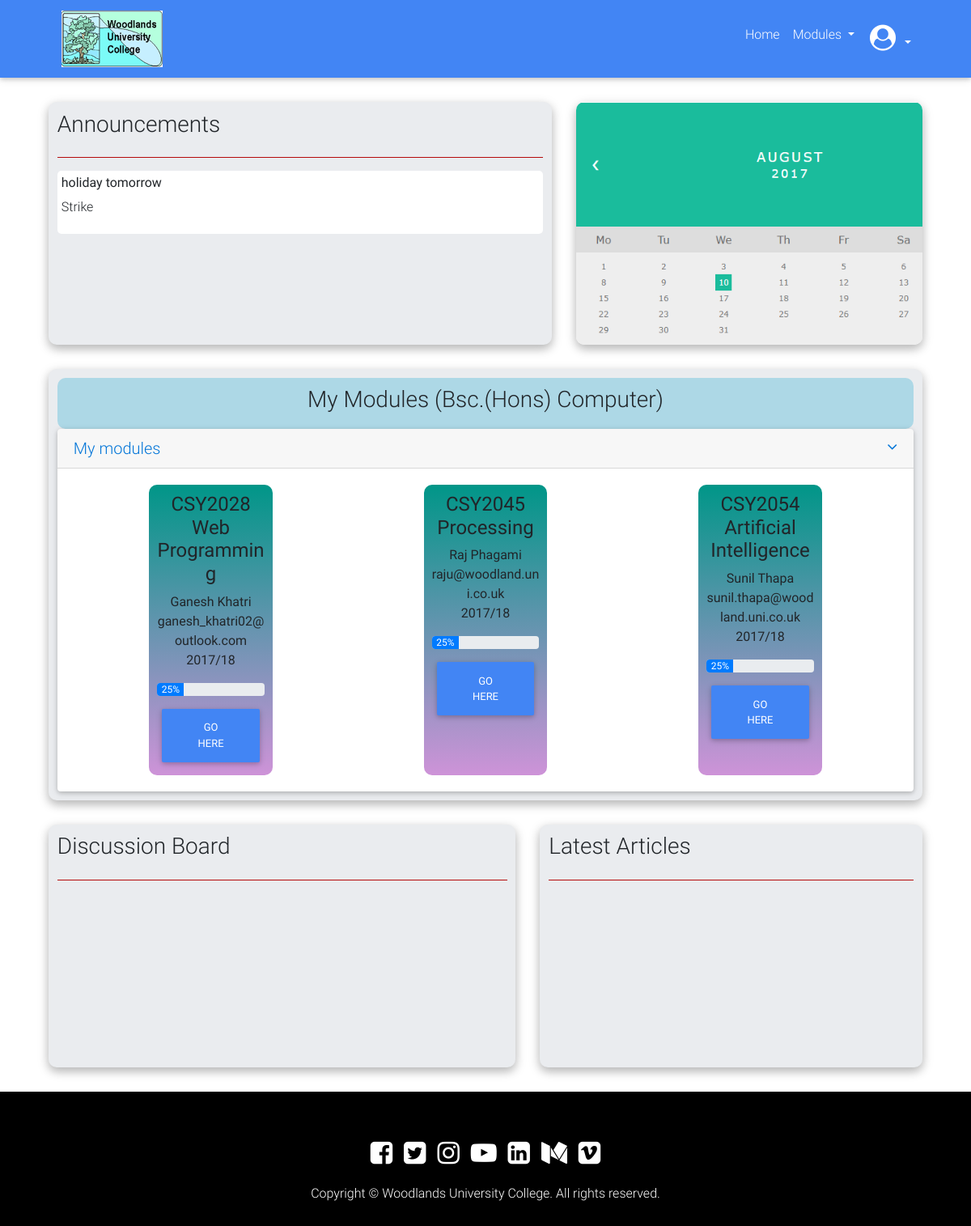
Before: /student/index.php with the older database file.
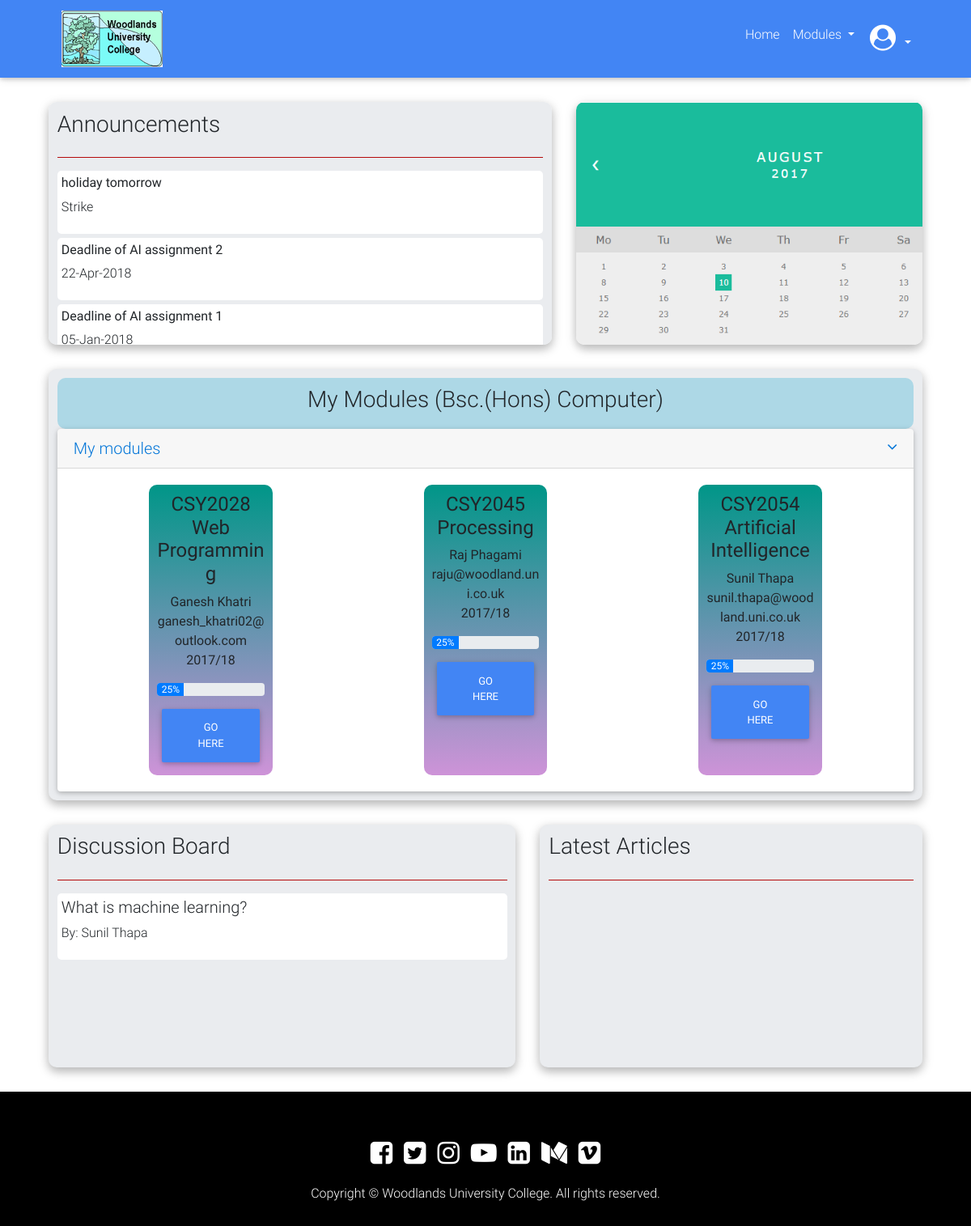
After: the same page with the newer database file.
### tables this page shows
CREATE TABLE `announcement` (
  `announcement_id` int(10) NOT NULL,
  `title` varchar(30) NOT NULL,
  `descript` varchar(2000) NOT NULL,
  `staffId` int(9) NOT NULL
);

CREATE TABLE `course` (
  `course_id` int(10) NOT NULL,
  `courseName` varchar(255) NOT NULL,
  `degree` varchar(255) NOT NULL
);

CREATE TABLE `module` (
  `module_id` int(10) NOT NULL,
  `course_id` int(10) NOT NULL,
  `moduleName` varchar(255) NOT NULL,
  `level` int(5) NOT NULL,
  `pts` int(10) NOT NULL,
  `ass1` varchar(255) NOT NULL,
  `ass2` varchar(255) NOT NULL,
  `exam` varchar(255) NOT NULL,
  `moduleCode` varchar(255) NOT NULL,
  `tutor_id` int(9) NOT NULL
);

CREATE TABLE `staff` (
  `staffId` int(9) NOT NULL,
  `staffFirstName` varchar(255) NOT NULL,
  `staffMiddleName` varchar(255) NOT NULL,
  `staffSurName` varchar(255) NOT NULL,
  `email` varchar(255) NOT NULL,
  `address` varchar(255) NOT NULL,
  `phone` varchar(20) NOT NULL,
  `role` varchar(255) NOT NULL DEFAULT 'Teacher',
  `specialistSubject` varchar(100) NOT NULL,
  `status` varchar(40) NOT NULL,
  `dormacyReason` varchar(30) NOT NULL,
  `gender` varchar(10) NOT NULL,
  `pwd` varchar(30) NOT NULL
);

CREATE TABLE `discussion` (
  `discussion_id` int(9) NOT NULL,
  `qs_student_id` int(9) NOT NULL,
  `question` varchar(2000) NOT NULL,
  `staff_id` int(9) DEFAULT NULL,
  `ans_student_id` int(9) NOT NULL,
  `ans` varchar(2000) NOT NULL
);

CREATE TABLE `student` (
  `Stid` int(9) NOT NULL,
  `studentFirstName` varchar(255) NOT NULL,
  `studentMiddleName` varchar(255) NOT NULL,
  `studentSurName` varchar(255) NOT NULL,
  `email` varchar(255) NOT NULL,
  `addressTermTime` varchar(255) NOT NULL,
  `addressNonTT` varchar(255) NOT NULL,
  `phone` varchar(20) NOT NULL,
  `currentCoursCode` int(10) NOT NULL,
  `entryQualification` varchar(999) NOT NULL,
  `gender` varchar(10) NOT NULL,
  `status` varchar(40) NOT NULL,
  `dormacyReason` varchar(30) NOT NULL,
  `pwd` varchar(30) NOT NULL
);

### classes/databaseQuery.php (called while the page is built, shortened)
<?php
	class QueryDatabase{
		public $pdo; public $tableName;
		function __construct($pdo, $tableName){
			$this->pdo = $pdo;
			$this->tableName = $tableName;
		}
		function find($field, $value) {
		        $stmt = $this->pdo->prepare('SELECT * FROM ' . $this->tableName . ' WHERE ' . $field . ' = :value');
		        $criteria = [
		                'value' => $value
		        ];
		        $stmt->execute($criteria);
		        return $stmt;
		}
		function findAll() {
		        $stmt = $this->pdo->prepare('SELECT * FROM ' . $this->tableName );
		        $stmt->execute();
		        return $stmt;
		}
	}
?>

### functions/load-Template-Function.php (called while the page is built, shortened)
<?php
	function contentLoadingFunction($filename, $templateVars){
		extract($templateVars);
		require $filename;
		$content = ob_get_clean();
		return $content;
	}
?>

### template/student/student_layout.php (the view, shortened to what this page needs)
<!DOCTYPE html>
<html lang="en">
<head>
    <link rel="stylesheet" href="https://maxcdn.bootstrapcdn.com/font-awesome/4.7.0/css/font-awesome.min.css">
    <link href="../../assets/css/bootstrap.min.css" rel="stylesheet">
    <link href="../../assets/css/mdb.min.css" rel="stylesheet">
    <link href="../../assets/css/staffstyle.css" rel="stylesheet">
</head>
<body>
    <header>
        <nav class="navbar navbar-expand-lg navbar-dark primary-color">
            <div>
                <a class="navbar-brand" href="#">
                    <img src="../../assets/images/logo.png" height="70px" alt="University Logo">
                </a>
            </div>
            <div class="collapse navbar-collapse" id="basicExampleNav">
                <ul class="nav navbar-nav nav-flex-icons ml-auto">
                <li class="nav-item">
                    <a class="nav-link" href="index.php">Home</a>
                </li>
                <li class="nav-item dropdown">
                    <a class="nav-link dropdown-toggle" href="#" id="navbarDropdownMenuLink" data-toggle="dropdown" aria-haspopup="true" aria-expanded="false">
                        Modules
                    </a>
    <?php
        $moduleInfo = $module->findAll();
    ?>
                </li>
                <li class="nav-item dropdown">
                    <a class="nav-link dropdown-toggle" href="#" id="navbarDropdownMenuLink" data-toggle="dropdown" aria-haspopup="true" aria-expanded="false">
                        <i class="fa fa-user-circle fa-2x" aria-hidden="true"></i>
                    </a>
                </li>
            </ul>
            </div>
        </nav>
    </header>
    <main>
        <div class="section-1">
            <div class="announce example z-depth-1-half">
                <div class="announce-header">
                    <h3>Announcements</h3>
                </div>
                <hr>
                <div class="announce-body">
                    <?php
                        $announcementInfo = $announcement->findAll();
                    while ($announcementFetch = $announcementInfo->fetch())  {
                        echo '
                        <div class="announcement">
                            <h6><strong>'.$announcementFetch['title'].'</strong></h6>
                            <p>'.$announcementFetch['descript'].'</p></div>
                        ';
                    }
                    ?>
                </div>
            </div>
            <div class="calender example z-depth-1-half">
                <img src="img/calender.png" alt="Calender" height="300px">
            </div>
        </div>
        <div class="modules example z-depth-1-half">
            <div class="modules-header">
                <h3>My Modules (<?php
                    $studentInfo = $student->find('Stid', 17421492);
                    $studentFetch = $studentInfo->fetch();
                    $courseInfo = $course->find('course_id', $studentFetch['currentCoursCode']);
                    $courseName = $courseInfo->fetch();
                    echo $courseName['degree'].' '.$courseName['courseName'];
                 ?>)</h3>
            </div>
            <div class="accordion" id="accordionEx" role="tablist" aria-multiselectable="true">
                <div class="card">
                    <div class="card-header" role="tab" id="headingOne">
                        <a data-toggle="collapse" href="#collapseOne" aria-expanded="true" aria-controls="collapseOne">
                            <h5 class="mb-0">
                                My modules <i class="fa fa-angle-down rotate-icon float-right"></i>
                            </h5>
                        </a>
                    </div>
                    <div id="collapseOne" class="collapse show" role="tabpanel" aria-labelledby="headingOne" data-parent="#accordionEx" >
                        <div class="card-body">
<?php
    $moduleInfo = $module->find('course_id', $courseName['course_id']);
    while($moduleDetail = $moduleInfo->fetch()){
        $tutorInfo = $staff->find('staffId', $moduleDetail['tutor_id']);
        $tutorDetail = $tutorInfo->fetch();
        echo '
            <div class="module-card example hoverable">
                <div class="module-card-header">
                    <h4>'.$moduleDetail['moduleCode'].' <br> '.$moduleDetail['moduleName'].'</h4>
                </div>
                <div class="module-card-body">
                    <p>
                        '.$tutorDetail['staffFirstName'].' '.$tutorDetail['staffSurName'].' <br> '.$tutorDetail['email'].' <br> 2017/18
                    </p>
                    <div class="progress" style="margin-bottom: 10px;">
                        <div class="progress-bar" role="progressbar" style="width: 25%;" aria-valuenow="25" aria-valuemin="0" aria-valuemax="100">25%</div>
                    </div>
                    <a href="module.php?id='.$moduleDetail['module_id'].'" role="button" class="btn btn-primary">Go Here</a>
                </div>
            </div>
        ';
    }
?>
                        </div>
                    </div>
                </div>
            </div>
        </div>
        <div class="section-3">
            <div class="announce example z-depth-1-half discussion" style="width: 55%">
                    <div class="announce-header">
                        <h3>Discussion Board</h3>
                    </div>
                    <hr>
                    <div class="announce-body">
        <?php
            $dis = $discussion->findAll();
            while ($key = $dis->fetch()) {
                $studentqs = $student->find('Stid', $key['qs_student_id']);
                $stQs = $studentqs->fetch();
                echo '<div class="announcement" id="qs">
                        <h5>'.$key['question'].'</h5>
                        <p>By: '.$stQs['studentFirstName'].' '.$stQs['studentSurName'].'</p>
                    </div>';
            }
        ?>
                    </div>
                </div>
            <div class="example z-depth-1-half articles" style="width: 45%;">
                <div class="announce-header">
                    <h3>Latest Articles</h3>
                </div>
                <hr>
            </div>
        </div>
    </main>
    <footer>
        <div class="social-icons">
            <i class="fa fa-facebook-square fa-2x" aria-hidden="true" title="Facebook"></i>
            <i class="fa fa-twitter-square fa-2x" aria-hidden="true" title="Twitter"></i>
            <i class="fa fa-instagram fa-2x" aria-hidden="true" title="Instagram"></i>
            <i class="fa fa-youtube-play fa-2x" aria-hidden="true" title="Youtube"></i>
            <i class="fa fa-linkedin-square fa-2x" aria-hidden="true" title="Linked In"></i>
            <i class="fa fa-medium fa-2x" aria-hidden="true" title="Medium"></i>
            <i class="fa fa-vimeo-square fa-2x" aria-hidden="true" title="Vimeo"></i>
        </div>
        <p>Copyright &copy; Woodlands University College. All rights reserved. </p>
    </footer>
</body>
</html>

### public_html/student/index.php
<?php
	require '../../classes/databaseQuery.php';
	require '../../databaseConnect/connectSQL.php';
	require '../../functions/load-Template-Function.php';
	$title = "Welcome";
	$student = new QueryDatabase($pdo, 'student');
	$course = new QueryDatabase($pdo, 'course');
	$module = new QueryDatabase($pdo, 'module');
	$staff = new QueryDatabase($pdo, 'staff');
	$announcement = new QueryDatabase($pdo, 'announcement');
	$discussion = new QueryDatabase($pdo, 'discussion');
	$templateVars = [
		'title' => $title,
		'course' => $course,
		'student' => $student,
		'module' => $module,
		'staff' => $staff,
		'discussion' => $discussion,
		'announcement' => $announcement
	];
	echo contentLoadingFunction('../../template/student/student_layout.php', $templateVars);
?>

### assets/css/staffstyle.css (style rules this page uses)
* { margin: 0; padding: 0; }
header { background: red; margin-bottom: 30px; }
.navbar-collapse { position: relative; right: 50px; }
.navbar-brand { position: relative; left: 60px; }
main { width: 90%; margin: 0 auto; }
.section-1, .section-3 { display: flex; flex-direction: row; margin-bottom: 30px; }
.announce-header { display: flex; flex-direction: row; position: relative; }
.announce { width: 58%; margin-right: 30px; padding: 1%; background: #eaecef; border-radius: 10px; height: 300px; overflow: auto; }
.announcement { background: white; padding: 5px; border-radius: 5px; margin-bottom: 5px; }
hr { border-top: 1px solid #b50a0a; }
.calender { width: 40%; overflow: hidden; border-radius: 10px; }
.modules { border-radius: 10px; padding: 1%; background: #eaecef; margin-bottom: 30px; }
.modules-header { background: lightblue; padding: 1%; border-radius: 10px; }
.modules-header h3 { text-align: center; }
.module-card { background: linear-gradient(to bottom, #009688 , #ce93d8); width: 15%; padding: 1%; border-radius: 10px; text-align: center; }
.modules .card-body { display: flex; flex-direction: row; justify-content: space-around; }
.articles { padding: 1%; background: #eaecef; border-radius: 10px; height: 300px; overflow: auto; }
footer { margin-top: 20px; background: black; color: white; padding: 5% 0 1% 0; text-align: center; }
.social-icons { margin-bottom: 20px; }
.social-icons i { margin: 0 5px; }

Changed rows visible on the page:
added announcement: title "Deadline of AI assignment 2", descript "22-Apr-2018"
added announcement: title "Deadline of AI assignment 1", descript "05-Jan-2018"
added discussion: question "What is machine learning?", student.studentFirstName "Sunil", student.studentSurName "Thapa"
